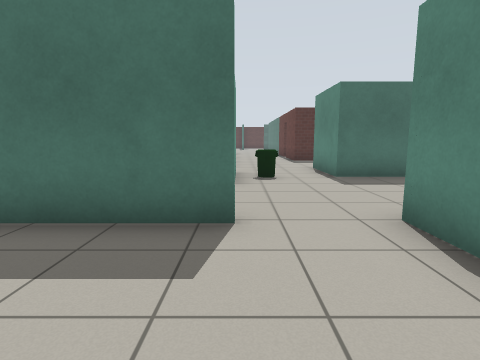
[1] (above)

19 first-person views from a walk through a robot-simulator world made for Gazebo. The camera is 1 m above the floor, tilts 8° down and sees 80° across. The floor is counted in squares, 1 m on a side. Each view is taken from the middle of a square. On the plan, view 1 faces up. The plan holds only what a view shows up to about 12 squares ahead; the rest is blank. The robots in the file are not drawn. Gazebo's built-in surfaces are drawn with simple patterns.

[2]
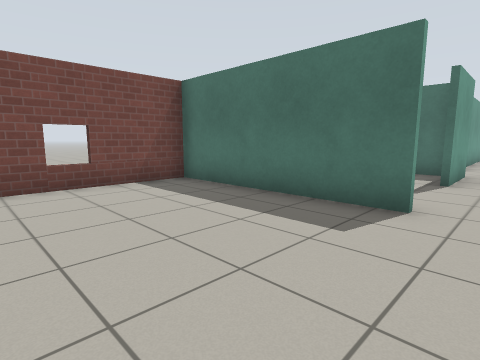

[3]
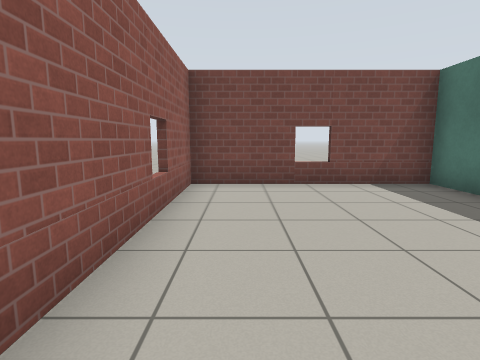

[4]
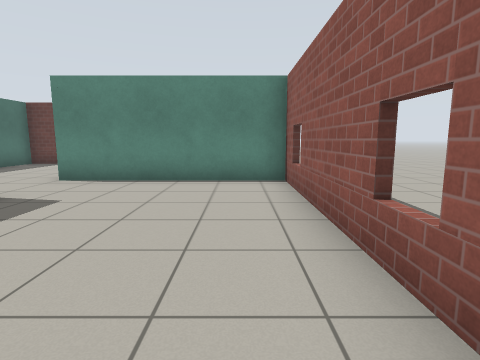

[5]
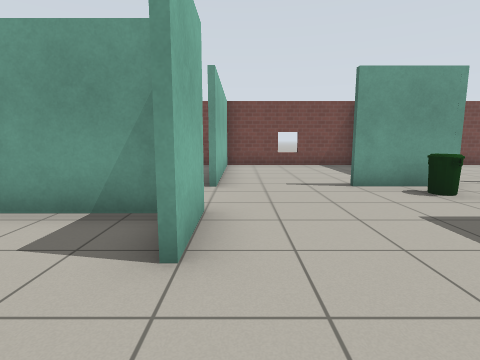

[6]
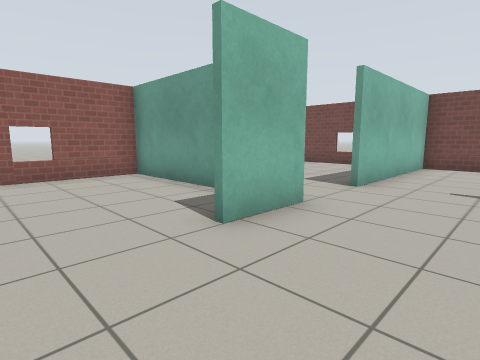

[7]
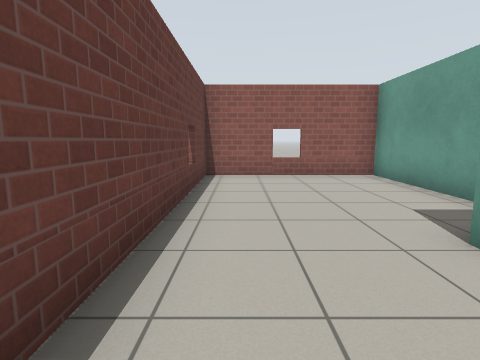

[8]
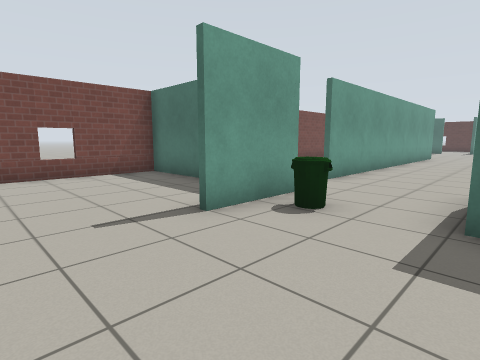

[9]
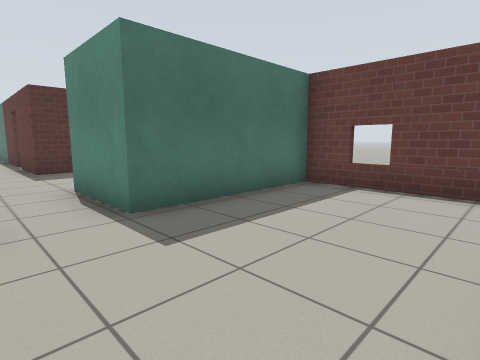

[10]
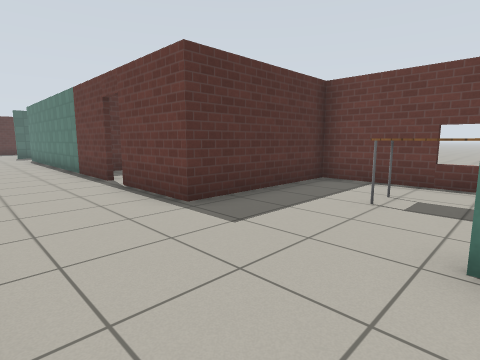

[11]
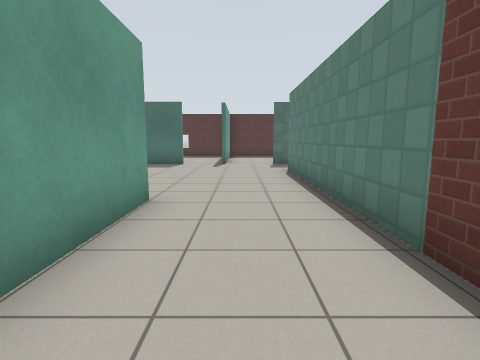

[12]
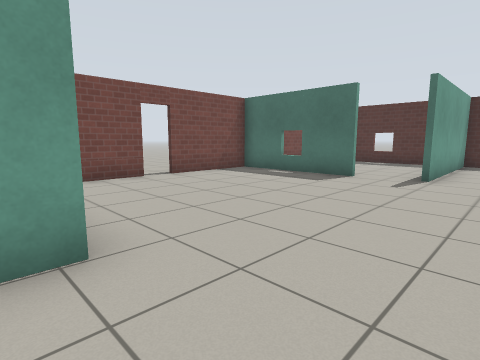

[13]
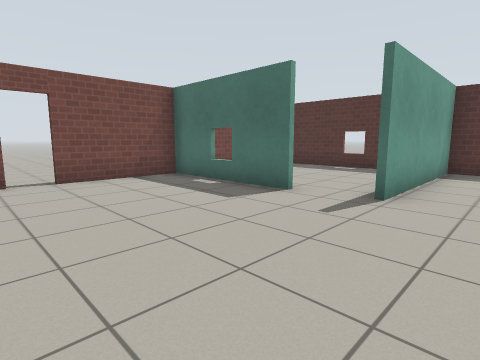

[14]
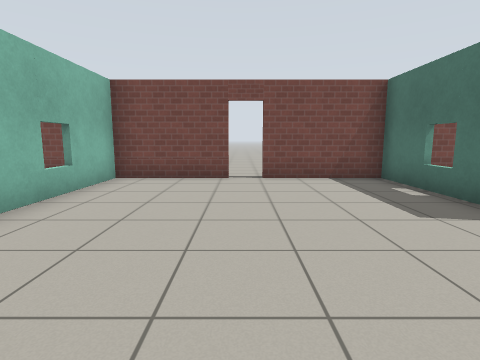

[15]
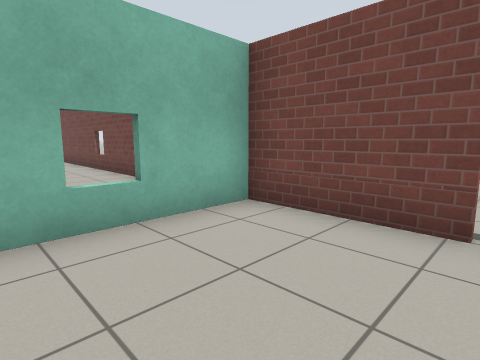

[16]
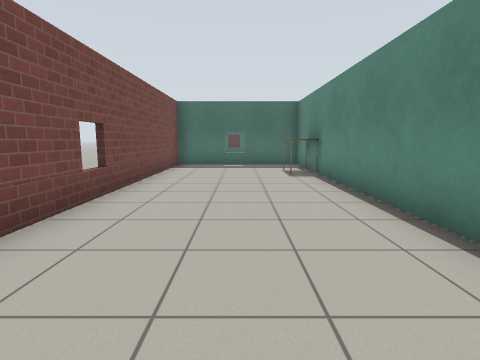

[17]
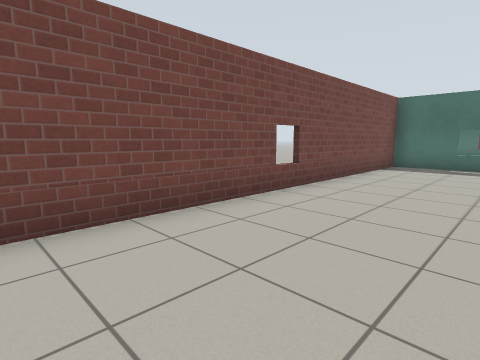

[18]
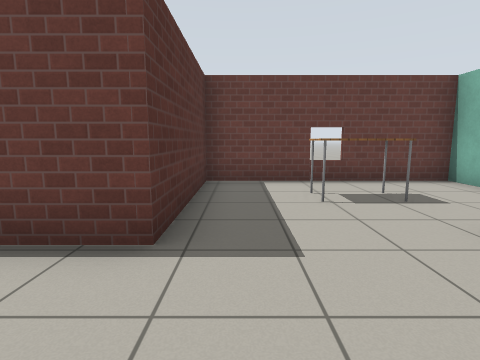

[19]
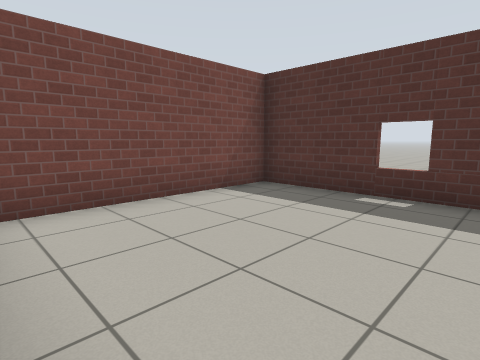

### Floor plan
Points are (right, up) in squares from view 1. A wall is a line through its corners. A room is listed if a view was taken in it or the views show most of it. See-through windows are left out.
Room 1 (views 1, 2, 3, 4)
walls: (0, 3.3) (-5.5, 3.3) (-5.5, -2.1) (2, -2.1); (2, -2.3) (2, 3.5)
ways out: opening at (0.5, 3) to room 2
Room 2 (views 5, 6, 7, 8, 9)
walls: (2, 3.5) (3.9, 3.5); (2.2, 2.9) (2.2, -2.1); (-0.6, 8.6) (-1.4, 8.6); (-0.1, 8.8) (-0.1, 6.4); (-3, 8.6) (-5.5, 8.6) (-5.5, 3.5) (0, 3.5); (7, 7.7) (2.6, 7.7) (2.6, 10.2); (2, -2.1) (7, -2.1) (7, 8.1)
ways out: opening at (0.5, 3) to room 1; opening at (1.5, 8.5) to room 3
objects: bin (1, 8)
Room 3 (views 10, 11, 12, 13, 14, 15, 18)
walls: (-0.5, 21.7) (-0.5, 20.4); (-0.5, 17.7) (-0.5, 10.6); (2.6, 17.1) (2.6, 26.7); (-5.5, 21.7) (-1.7, 21.7); (-5.5, 24.8) (-5.5, 22.1); (3, 28.7) (2.4, 28.7); (-1.2, 28.7) (-5.5, 28.7) (-5.5, 25.5); (6, 7.9) (7, 7.9); (7, 8.1) (7, 13.8) (2.6, 13.8) (2.6, 16.4)
ways out: opening at (1.5, 8.5) to room 2; opening at (-1, 10) to room 4; opening at (-1, 29) to room 5; opening at (1.5, 29); opening at (3, 27.5); open door at (-5.5, 25); gap at (3, 16.5)
objects: table (5, 10) to (5, 11)
Room 4 (views 16, 17)
walls: (-0.7, 12.6) (-0.7, 18.5); (-0.7, 20.4) (-0.7, 21.6) (-5.5, 21.6); (-5.5, 22.1) (-5.5, 10.2)
ways out: opening at (-1, 10) to room 3
objects: table (-1, 19) to (-1, 20)
Room 5 (view 19)
walls: (-0.9, 34.3) (-5.5, 34.3) (-5.5, 29.2)
ways out: opening at (-1, 29) to room 3

Positions as (right, up) in squares from view 1, and headings:
1: (0, 0), facing up
2: (1, -1), facing up-left
3: (1, -1), facing left
4: (-5, -1), facing right
5: (6, 4), facing left
6: (6, 6), facing down-left
7: (6, 6), facing down
8: (3, 4), facing up-left
9: (1, 4), facing up-right
10: (0, 10), facing up-right
11: (1, 17), facing up
12: (2, 21), facing up-left
13: (2, 24), facing up-left
14: (2, 25), facing left
15: (-2, 25), facing down-left
16: (-3, 10), facing up
17: (-2, 10), facing up-left
18: (0, 13), facing right
19: (-1, 29), facing up-left
